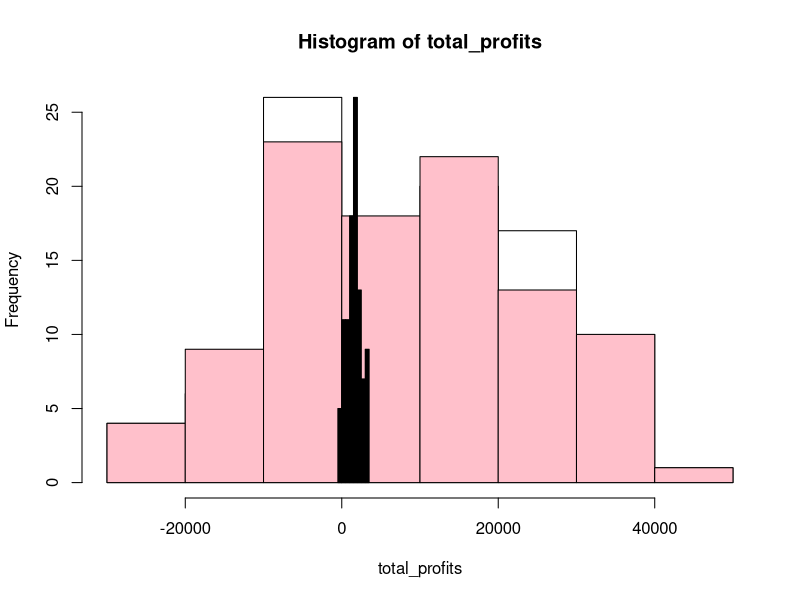

This figure's R source: (Note: this script raises an error after producing the figure.)
# set.seed(42)
num_simulations <- 100

# Define ranges per ha per year Euro
# lower and upper
apple_income <- runif(n = num_simulations, 
                      min = 3000, 
                      max = 60000)

apple_costs <- runif(n = num_simulations, 
                     min = 15000, 
                     max = 30000)

apple_profits <- apple_income - apple_costs

# Euro per ha per year
sheep_income <- runif(n = num_simulations, 
                      min = 2000, 
                      max = 5000)

sheep_costs <- runif(n = num_simulations, 
                     min = 1000, 
                     max = 2500)

sheep_profits <- sheep_income - sheep_costs

## Missing piece
total_profits <- sheep_profits + apple_profits

## Figure
hist(total_profits, col = "white")
hist(apple_profits, add = TRUE, col = "pink")
hist(sheep_profits, add = TRUE, col = "black")

## Pareto

# Define management variables per hectare
max_stocking_density <- 20  # Max sheep per ha before overgrazing effects occur
stocking_density <- runif(num_simulations, min = 5, max = max_stocking_density)

max_tree_density <- 500   # Maximum trees per hectare
tree_density <- runif(num_simulations, min = 50, max = max_tree_density)

# Define proportion of tree area vs. sheep area
proportion_tree_area <- runif(num_simulations, min = 0.2, max = 0.8)
proportion_sheep_area <- 1 - proportion_tree_area  # Remaining area for sheep

# Define species richness and grazing impact factors per hectare
species_richness_per_tree <- 0.05  # Each tree adds 0.05 species per ha
species_loss_per_sheep <- 0.02  # Each sheep reduces 0.02 species per ha

# Calculate biodiversity per ha
tree_species_richness <- tree_density * species_richness_per_tree
grazing_species_loss <- stocking_density * species_loss_per_sheep

# Compute biodiversity outcomes per ha
biodiversity_agroforestry <- tree_species_richness - grazing_species_loss
biodiversity_treeless <- -grazing_species_loss  # No trees, only grazing effect

# Calculate difference (decision impact of trees)
# measures the financial difference when switching to trees
total_profits_agroforestry <- total_profits
total_profits <- total_profits_agroforestry - total_profits_treeless

# Calculate difference (decision impact of trees on biodiversity)
# measures the net gain/loss in biodiversity from switching to trees
biodiversity_impact <- biodiversity_agroforestry - biodiversity_treeless

# Define a weighting factor for biodiversity impact (convert biodiversity into € equivalent)
biodiversity_value_per_species <- 500  # Assume each additional species is worth €500


results <- data.frame(
  total_profits,
  biodiversity_impact
)

# Scatter plot
plot(results$biodiversity_impact, results$total_profits,
     col = "blue", pch = 19, xlab = "Biodiversity Impact (Species Change per ha)",
     ylab = "Total Profits (€ per ha)", 
     main = "Pareto Front: Agroforestry vs. Treeless System")

# Sort results by biodiversity impact
results <- results[order(results$biodiversity_impact, decreasing = TRUE),]

# Initialize Pareto front
pareto_front <- results[1, ]  # Start with the first point

# Loop through sorted results and keep only non-dominated points
for (i in 2:nrow(results)) {
  if (results$total_profits[i] > tail(pareto_front$total_profits, 1)) {
    pareto_front <- rbind(pareto_front, results[i, ])
  }
}

# Plot all points
plot(results$biodiversity_impact, results$total_profits,
     col = "green", pch = 19, xlab = "Biodiversity Impact (Species Change per ha)",
     ylab = "Total Profits (€ per ha)", main = "Pareto Front: Agroforestry vs. Treeless System")

# Highlight Pareto front points
points(pareto_front$biodiversity_impact, pareto_front$total_profits,
       col = "red", pch = 19, type = "o", lwd = 2)


# Extract operational conditions for Pareto-optimal points
pareto_conditions <- results[results$biodiversity_impact %in% pareto_front$biodiversity_impact &
                               results$total_profits %in% pareto_front$total_profits,]

# Merge with original dataset to include operational variables
pareto_conditions <- merge(pareto_conditions, data.frame(
  biodiversity_impact, total_profits, stocking_density, tree_density, proportion_tree_area),
  by = c("biodiversity_impact", "total_profits"))

# Show Pareto-optimal conditions
print(pareto_conditions)

# Determine dynamic position based on plot coordinates
text_positions <- ifelse(
  pareto_front$biodiversity_impact > median(pareto_front$biodiversity_impact), 2, 4
)

# Adjust for very high or low points
text_positions <- ifelse(
  pareto_front$total_profits > quantile(pareto_front$total_profits, 0.75), 1, text_positions
)
text_positions <- ifelse(
  pareto_front$total_profits < quantile(pareto_front$total_profits, 0.25), 3, text_positions
)

# Plot Pareto front
plot(pareto_front$biodiversity_impact, pareto_front$total_profits,
     col = "red", pch = 19, type = "o", lwd = 2,
     xlab = "Biodiversity Impact (Species Change per ha)",
     ylab = "Total Profits (€ per ha)", main = "Pareto Front: Agroforestry vs. Treeless System")

# Add footnote at the bottom
mtext("S = Stocking Density (sheep/ha), T = Tree Density (trees/ha), P = Proportion of Tree Area", 
      side = 1, line = 4, cex = 0.8)

# Create multi-line labels with line breaks
labels <- paste0("S:", round(pareto_conditions$stocking_density, 1), "\n",
                 "T:", round(pareto_conditions$tree_density, 1), "\n",
                 "P:", round(pareto_conditions$proportion_tree_area, 2))

# Annotate with dynamically positioned text
text(pareto_front$biodiversity_impact, pareto_front$total_profits,
     labels = labels, pos = text_positions, cex = 0.8)

# Calculate expected value of perfect information (EVPI)
# EVPI is the difference between the expected value with perfect information and the expected value without it
# Here we caculate the general EVPI for the decision of switching to agroforestry vs. treeless system
expected_value_without_info <- mean(total_profits)
expected_value_with_perfect_info <- mean(pmax(total_profits, 0))  # Assuming perfect information allows us to choose the best option for each scenario
evpi <- expected_value_with_perfect_info - expected_value_without_info
